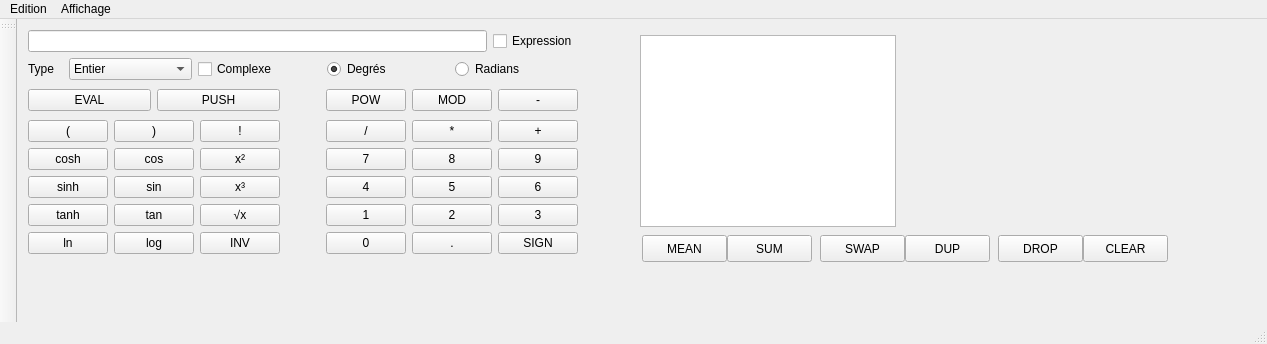
<?xml version="1.0" encoding="UTF-8"?>
<ui version="4.0">
 <class>MainWindow</class>
 <widget class="QMainWindow" name="MainWindow">
  <property name="windowModality">
   <enum>Qt::ApplicationModal</enum>
  </property>
  <property name="geometry">
   <rect>
    <x>0</x>
    <y>0</y>
    <width>1267</width>
    <height>344</height>
   </rect>
  </property>
  <property name="windowTitle">
   <string>MainWindow</string>
  </property>
  <widget class="QWidget" name="centralWidget">
   <property name="enabled">
    <bool>true</bool>
   </property>
   <property name="sizePolicy">
    <sizepolicy hsizetype="Preferred" vsizetype="Preferred">
     <horstretch>0</horstretch>
     <verstretch>0</verstretch>
    </sizepolicy>
   </property>
   <widget class="QWidget" name="">
    <layout class="QVBoxLayout" name="verticalLayout">
     <item>
      <layout class="QHBoxLayout" name="horizontalLayout_4">
       <item>
        <widget class="QLineEdit" name="lineEdit"/>
       </item>
       <item>
        <widget class="QCheckBox" name="checkBox_2">
         <property name="text">
          <string>Expression</string>
         </property>
        </widget>
       </item>
      </layout>
     </item>
     <item>
      <layout class="QHBoxLayout" name="horizontalLayout_3">
       <item>
        <widget class="QLabel" name="label">
         <property name="maximumSize">
          <size>
           <width>35</width>
           <height>16777215</height>
          </size>
         </property>
         <property name="text">
          <string>Type </string>
         </property>
        </widget>
       </item>
       <item>
        <widget class="QComboBox" name="comboBox">
         <item>
          <property name="text">
           <string>Entier</string>
          </property>
         </item>
         <item>
          <property name="text">
           <string>Rationnel</string>
          </property>
         </item>
         <item>
          <property name="text">
           <string>Réel</string>
          </property>
         </item>
        </widget>
       </item>
       <item>
        <widget class="QCheckBox" name="checkBox">
         <property name="text">
          <string>Complexe</string>
         </property>
        </widget>
       </item>
       <item>
        <widget class="QRadioButton" name="radioButton_2">
         <property name="text">
          <string>Degrés</string>
         </property>
         <property name="checked">
          <bool>true</bool>
         </property>
        </widget>
       </item>
       <item>
        <widget class="QRadioButton" name="radioButton">
         <property name="text">
          <string>Radians</string>
         </property>
        </widget>
       </item>
      </layout>
     </item>
     <item>
      <layout class="QGridLayout" name="gridLayout_3">
       <item row="0" column="0" rowspan="2">
        <layout class="QHBoxLayout" name="horizontalLayout_2">
         <item>
          <widget class="QPushButton" name="pushButton_34">
           <property name="enabled">
            <bool>true</bool>
           </property>
           <property name="text">
            <string>EVAL</string>
           </property>
           <property name="checkable">
            <bool>false</bool>
           </property>
          </widget>
         </item>
         <item>
          <widget class="QPushButton" name="ButtonPush">
           <property name="text">
            <string>PUSH</string>
           </property>
          </widget>
         </item>
        </layout>
       </item>
       <item row="0" column="2" rowspan="2">
        <layout class="QHBoxLayout" name="horizontalLayout_5">
         <item>
          <widget class="QPushButton" name="chiffrePow">
           <property name="maximumSize">
            <size>
             <width>16777215</width>
             <height>16777215</height>
            </size>
           </property>
           <property name="text">
            <string>POW</string>
           </property>
          </widget>
         </item>
         <item>
          <widget class="QPushButton" name="chiffreModulo">
           <property name="maximumSize">
            <size>
             <width>16777215</width>
             <height>16777215</height>
            </size>
           </property>
           <property name="text">
            <string>MOD</string>
           </property>
          </widget>
         </item>
         <item>
          <widget class="QPushButton" name="chiffreMinus">
           <property name="maximumSize">
            <size>
             <width>16777215</width>
             <height>16777215</height>
            </size>
           </property>
           <property name="text">
            <string>-</string>
           </property>
           <property name="shortcut">
            <string>-</string>
           </property>
          </widget>
         </item>
        </layout>
       </item>
       <item row="2" column="0">
        <layout class="QGridLayout" name="gridLayout">
         <item row="0" column="0">
          <widget class="QPushButton" name="pushButton_38">
           <property name="text">
            <string>(</string>
           </property>
          </widget>
         </item>
         <item row="0" column="1">
          <widget class="QPushButton" name="pushButton_37">
           <property name="text">
            <string>)</string>
           </property>
          </widget>
         </item>
         <item row="0" column="2">
          <widget class="QPushButton" name="pushButton_33">
           <property name="text">
            <string>!</string>
           </property>
          </widget>
         </item>
         <item row="1" column="0">
          <widget class="QPushButton" name="pushButton_15">
           <property name="text">
            <string>cosh</string>
           </property>
          </widget>
         </item>
         <item row="1" column="1">
          <widget class="QPushButton" name="pushButton_27">
           <property name="text">
            <string>cos</string>
           </property>
          </widget>
         </item>
         <item row="1" column="2">
          <widget class="QPushButton" name="pushButton_21">
           <property name="text">
            <string>x²</string>
           </property>
          </widget>
         </item>
         <item row="2" column="0">
          <widget class="QPushButton" name="pushButton_22">
           <property name="text">
            <string>sinh</string>
           </property>
          </widget>
         </item>
         <item row="2" column="1">
          <widget class="QPushButton" name="pushButton_2">
           <property name="text">
            <string>sin</string>
           </property>
          </widget>
         </item>
         <item row="2" column="2">
          <widget class="QPushButton" name="pushButton_3">
           <property name="text">
            <string>x³</string>
           </property>
          </widget>
         </item>
         <item row="3" column="0">
          <widget class="QPushButton" name="pushButton">
           <property name="text">
            <string>tanh</string>
           </property>
          </widget>
         </item>
         <item row="3" column="1">
          <widget class="QPushButton" name="pushButton_19">
           <property name="text">
            <string>tan</string>
           </property>
          </widget>
         </item>
         <item row="3" column="2">
          <widget class="QPushButton" name="pushButton_30">
           <property name="text">
            <string>√x</string>
           </property>
          </widget>
         </item>
         <item row="4" column="0">
          <widget class="QPushButton" name="pushButton_25">
           <property name="text">
            <string>ln</string>
           </property>
          </widget>
         </item>
         <item row="4" column="2">
          <widget class="QPushButton" name="pushButton_28">
           <property name="text">
            <string>INV</string>
           </property>
          </widget>
         </item>
         <item row="4" column="1">
          <widget class="QPushButton" name="pushButton_20">
           <property name="text">
            <string>log</string>
           </property>
          </widget>
         </item>
        </layout>
       </item>
       <item row="2" column="2">
        <layout class="QGridLayout" name="gridLayout_2">
         <item row="0" column="0">
          <widget class="QPushButton" name="chiffreSlash">
           <property name="maximumSize">
            <size>
             <width>16777215</width>
             <height>16777215</height>
            </size>
           </property>
           <property name="text">
            <string>/</string>
           </property>
           <property name="shortcut">
            <string>/</string>
           </property>
          </widget>
         </item>
         <item row="0" column="1">
          <widget class="QPushButton" name="chiffreX">
           <property name="maximumSize">
            <size>
             <width>16777215</width>
             <height>16777215</height>
            </size>
           </property>
           <property name="text">
            <string>*</string>
           </property>
           <property name="shortcut">
            <string>*</string>
           </property>
          </widget>
         </item>
         <item row="0" column="2">
          <widget class="QPushButton" name="chiffrePlus">
           <property name="maximumSize">
            <size>
             <width>16777215</width>
             <height>16777215</height>
            </size>
           </property>
           <property name="text">
            <string>+</string>
           </property>
           <property name="shortcut">
            <string>+</string>
           </property>
          </widget>
         </item>
         <item row="1" column="0">
          <widget class="QPushButton" name="chiffre7">
           <property name="maximumSize">
            <size>
             <width>16777215</width>
             <height>16777215</height>
            </size>
           </property>
           <property name="text">
            <string>7</string>
           </property>
           <property name="shortcut">
            <string>7</string>
           </property>
          </widget>
         </item>
         <item row="1" column="1">
          <widget class="QPushButton" name="chiffre8">
           <property name="maximumSize">
            <size>
             <width>16777215</width>
             <height>16777215</height>
            </size>
           </property>
           <property name="text">
            <string>8</string>
           </property>
           <property name="shortcut">
            <string>8</string>
           </property>
           <property name="checkable">
            <bool>false</bool>
           </property>
          </widget>
         </item>
         <item row="1" column="2">
          <widget class="QPushButton" name="chiffre9">
           <property name="maximumSize">
            <size>
             <width>16777215</width>
             <height>16777215</height>
            </size>
           </property>
           <property name="text">
            <string>9</string>
           </property>
           <property name="shortcut">
            <string>9</string>
           </property>
          </widget>
         </item>
         <item row="2" column="0">
          <widget class="QPushButton" name="chiffre4">
           <property name="maximumSize">
            <size>
             <width>16777215</width>
             <height>16777215</height>
            </size>
           </property>
           <property name="text">
            <string>4</string>
           </property>
           <property name="shortcut">
            <string>4</string>
           </property>
          </widget>
         </item>
         <item row="2" column="1">
          <widget class="QPushButton" name="chiffre5">
           <property name="maximumSize">
            <size>
             <width>16777215</width>
             <height>16777215</height>
            </size>
           </property>
           <property name="text">
            <string>5</string>
           </property>
           <property name="shortcut">
            <string>5</string>
           </property>
          </widget>
         </item>
         <item row="2" column="2">
          <widget class="QPushButton" name="chiffre6">
           <property name="maximumSize">
            <size>
             <width>16777215</width>
             <height>16777215</height>
            </size>
           </property>
           <property name="text">
            <string>6</string>
           </property>
           <property name="shortcut">
            <string>6</string>
           </property>
          </widget>
         </item>
         <item row="3" column="0">
          <widget class="QPushButton" name="chiffre1">
           <property name="enabled">
            <bool>true</bool>
           </property>
           <property name="maximumSize">
            <size>
             <width>16777215</width>
             <height>16777215</height>
            </size>
           </property>
           <property name="text">
            <string>1</string>
           </property>
           <property name="shortcut">
            <string>1</string>
           </property>
          </widget>
         </item>
         <item row="3" column="1">
          <widget class="QPushButton" name="chiffre2">
           <property name="maximumSize">
            <size>
             <width>16777215</width>
             <height>16777215</height>
            </size>
           </property>
           <property name="text">
            <string>2</string>
           </property>
           <property name="shortcut">
            <string>2</string>
           </property>
          </widget>
         </item>
         <item row="3" column="2">
          <widget class="QPushButton" name="chiffre3">
           <property name="maximumSize">
            <size>
             <width>16777215</width>
             <height>16777215</height>
            </size>
           </property>
           <property name="text">
            <string>3</string>
           </property>
           <property name="shortcut">
            <string>3</string>
           </property>
          </widget>
         </item>
         <item row="4" column="0">
          <widget class="QPushButton" name="chiffre0">
           <property name="maximumSize">
            <size>
             <width>16777215</width>
             <height>16777215</height>
            </size>
           </property>
           <property name="text">
            <string>0</string>
           </property>
           <property name="shortcut">
            <string>0</string>
           </property>
          </widget>
         </item>
         <item row="4" column="1">
          <widget class="QPushButton" name="chiffrePoint">
           <property name="maximumSize">
            <size>
             <width>16777215</width>
             <height>16777215</height>
            </size>
           </property>
           <property name="text">
            <string>.</string>
           </property>
           <property name="shortcut">
            <string>.</string>
           </property>
          </widget>
         </item>
         <item row="4" column="2">
          <widget class="QPushButton" name="chiffreSign">
           <property name="maximumSize">
            <size>
             <width>16777215</width>
             <height>16777215</height>
            </size>
           </property>
           <property name="text">
            <string>SIGN</string>
           </property>
          </widget>
         </item>
        </layout>
       </item>
       <item row="0" column="1" rowspan="3">
        <spacer name="horizontalSpacer">
         <property name="orientation">
          <enum>Qt::Horizontal</enum>
         </property>
         <property name="sizeType">
          <enum>QSizePolicy::Fixed</enum>
         </property>
         <property name="sizeHint" stdset="0">
          <size>
           <width>40</width>
           <height>168</height>
          </size>
         </property>
        </spacer>
       </item>
      </layout>
     </item>
    </layout>
   </widget>
   <widget class="QTextBrowser" name="textBrowser">
    <property name="geometry">
     <rect>
      <x>623</x>
      <y>16</y>
      <width>256</width>
      <height>192</height>
     </rect>
    </property>
   </widget>
   <widget class="QPushButton" name="pushButton_41">
    <property name="geometry">
     <rect>
      <x>625</x>
      <y>216</y>
      <width>85</width>
      <height>27</height>
     </rect>
    </property>
    <property name="baseSize">
     <size>
      <width>50</width>
      <height>0</height>
     </size>
    </property>
    <property name="text">
     <string>MEAN</string>
    </property>
   </widget>
   <widget class="QPushButton" name="pushButton_40">
    <property name="geometry">
     <rect>
      <x>710</x>
      <y>216</y>
      <width>85</width>
      <height>27</height>
     </rect>
    </property>
    <property name="baseSize">
     <size>
      <width>50</width>
      <height>0</height>
     </size>
    </property>
    <property name="text">
     <string>SUM</string>
    </property>
    <property name="iconSize">
     <size>
      <width>16</width>
      <height>16</height>
     </size>
    </property>
   </widget>
   <widget class="QPushButton" name="pushButton_35">
    <property name="geometry">
     <rect>
      <x>803</x>
      <y>216</y>
      <width>85</width>
      <height>27</height>
     </rect>
    </property>
    <property name="baseSize">
     <size>
      <width>50</width>
      <height>0</height>
     </size>
    </property>
    <property name="text">
     <string>SWAP</string>
    </property>
   </widget>
   <widget class="QPushButton" name="pushButton_42">
    <property name="geometry">
     <rect>
      <x>888</x>
      <y>216</y>
      <width>85</width>
      <height>27</height>
     </rect>
    </property>
    <property name="baseSize">
     <size>
      <width>50</width>
      <height>0</height>
     </size>
    </property>
    <property name="text">
     <string>DUP</string>
    </property>
   </widget>
   <widget class="QPushButton" name="pushButton_36">
    <property name="geometry">
     <rect>
      <x>981</x>
      <y>216</y>
      <width>85</width>
      <height>27</height>
     </rect>
    </property>
    <property name="baseSize">
     <size>
      <width>50</width>
      <height>0</height>
     </size>
    </property>
    <property name="text">
     <string>DROP</string>
    </property>
   </widget>
   <widget class="QPushButton" name="pushButton_32">
    <property name="geometry">
     <rect>
      <x>1066</x>
      <y>216</y>
      <width>85</width>
      <height>27</height>
     </rect>
    </property>
    <property name="baseSize">
     <size>
      <width>50</width>
      <height>0</height>
     </size>
    </property>
    <property name="text">
     <string>CLEAR</string>
    </property>
   </widget>
  </widget>
  <widget class="QMenuBar" name="menuBar">
   <property name="geometry">
    <rect>
     <x>0</x>
     <y>0</y>
     <width>1267</width>
     <height>25</height>
    </rect>
   </property>
   <widget class="QMenu" name="menuEdition">
    <property name="title">
     <string>Edition</string>
    </property>
    <addaction name="actionAnnuler"/>
    <addaction name="actionR_tablir"/>
   </widget>
   <widget class="QMenu" name="menuAfficher">
    <property name="title">
     <string>Affichage</string>
    </property>
    <widget class="QMenu" name="menuType">
     <property name="title">
      <string>Type</string>
     </property>
     <addaction name="actionEntier_2"/>
     <addaction name="actionRationnel_2"/>
     <addaction name="actionR_el_2"/>
    </widget>
    <widget class="QMenu" name="menuAngle">
     <property name="title">
      <string>Angle</string>
     </property>
     <addaction name="actionDegr_s_2"/>
     <addaction name="actionRadians_2"/>
    </widget>
    <addaction name="menuType"/>
    <addaction name="actionComplexe"/>
    <addaction name="separator"/>
    <addaction name="menuAngle"/>
   </widget>
   <addaction name="menuEdition"/>
   <addaction name="menuAfficher"/>
  </widget>
  <widget class="QStatusBar" name="statusBar"/>
  <widget class="QToolBar" name="toolBar">
   <property name="windowTitle">
    <string>toolBar</string>
   </property>
   <attribute name="toolBarArea">
    <enum>LeftToolBarArea</enum>
   </attribute>
   <attribute name="toolBarBreak">
    <bool>false</bool>
   </attribute>
  </widget>
  <action name="actionAnnuler">
   <property name="text">
    <string>Annuler</string>
   </property>
   <property name="shortcut">
    <string>Ctrl+Z</string>
   </property>
  </action>
  <action name="actionR_tablir">
   <property name="text">
    <string>Rétablir</string>
   </property>
   <property name="shortcut">
    <string>Ctrl+Y</string>
   </property>
  </action>
  <action name="actionRadians">
   <property name="text">
    <string>Radians</string>
   </property>
  </action>
  <action name="actionComplexe">
   <property name="text">
    <string>Complexe</string>
   </property>
  </action>
  <action name="actionEntier">
   <property name="text">
    <string>Entier</string>
   </property>
  </action>
  <action name="actionR_el">
   <property name="text">
    <string>Réel</string>
   </property>
  </action>
  <action name="actionRationnel">
   <property name="text">
    <string>Rationnel</string>
   </property>
  </action>
  <action name="actionEntier_2">
   <property name="text">
    <string>Entier</string>
   </property>
  </action>
  <action name="actionRationnel_2">
   <property name="text">
    <string>Rationnel</string>
   </property>
  </action>
  <action name="actionR_el_2">
   <property name="text">
    <string>Réel</string>
   </property>
  </action>
  <action name="actionDegr_s_2">
   <property name="text">
    <string>Degrés</string>
   </property>
  </action>
  <action name="actionRadians_2">
   <property name="text">
    <string>Radians</string>
   </property>
  </action>
 </widget>
 <layoutdefault spacing="6" margin="11"/>
 <resources/>
 <connections/>
</ui>
